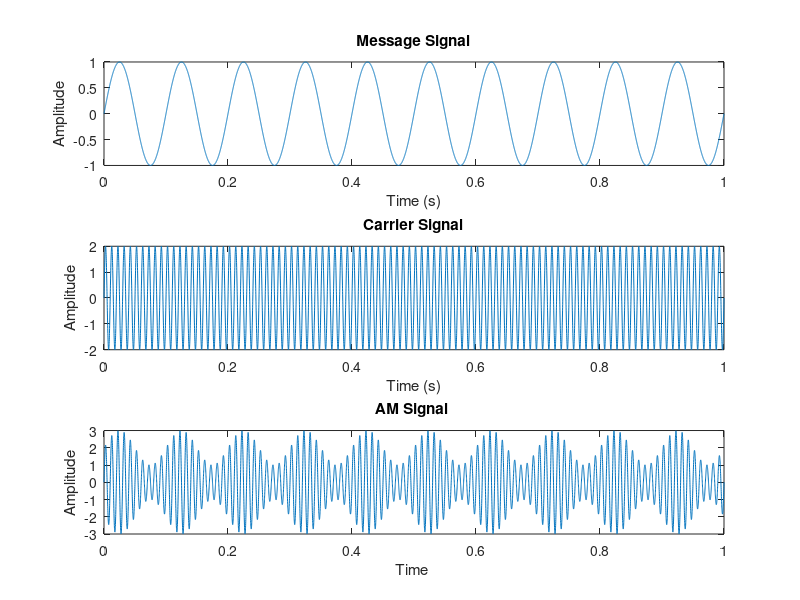

Here is the MATLAB script that generated this plot:
clc;
clear;

Am = 1;    % Message amplitude 
fm = 10;     % Message frequency (Hz)

% Parameters
Ac = 2;      % Carrier amplitude
fc = 100;    % Carrier frequency (Hz)



m = Am / Ac; % Modulation index = 0.5

t = 0:0.0001:1; % Time vector

% Signals
msg = Am * sin(2 * pi * fm * t);     % Message signal
carr = Ac * sin(2 * pi * fc * t);    % Carrier signal
AM = (1 + m * sin(2*pi*fm*t)) .* carr; % AM signal


subplot(3,1,1)
plot(t, msg)
xlabel('Time (s)')
ylabel('Amplitude')
title('Message Signal')


subplot(3,1,2)
plot(t, carr)
xlabel('Time (s)')
ylabel('Amplitude')
title('Carrier Signal')


subplot(3,1,3)
plot(t, AM)
xlabel('Time ')
ylabel('Amplitude')
title('AM Signal ')